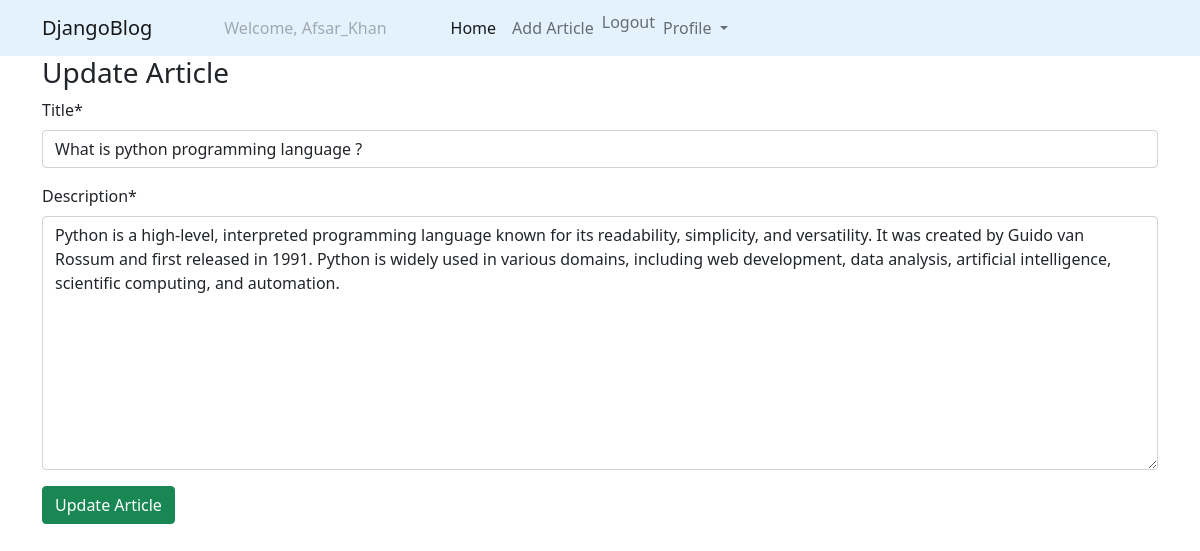
/update/what-is-python-programming-language/ (signed in), run on the app's committed database.
### articles/models.py (models this page shows, shortened)
class Article(models.Model):
    title = models.CharField(max_length=200)
    description = models.TextField()
    slug = models.SlugField(max_length=100, unique=True)
    published = models.DateTimeField(auto_now_add=True)
    author = models.ForeignKey(User, on_delete=models.CASCADE)

### articles/views.py (the view)
# urls.py: path('update/<slug:slug>/', update_article, name='update_article'),
@login_required
def update_article(request, slug):
    article = get_object_or_404(Article, slug=slug)
    form = ArticleUpdateForm(request.POST or None, instance=article)
    if form.is_valid():
        form.save()
        return redirect('article_list')
    return render(request, 'account/update.html' ,{'form': form})

### articles/forms.py
class ArticleUpdateForm(forms.ModelForm):
    class Meta:
        model = Article
        fields = ('title', 'description')

### articles/templates/account/update.html (shortened to what this page needs)
{% extends 'base.html' %}
{% load crispy_forms_tags %}
{% block body %}
<div class="container">
    <h3>Update Article</h3>
    <form action="" method="post">
        {{form | crispy}}
        <input type="submit" value="Update Article" class="btn btn-success">
    </form>
</div>
{% endblock %}

### articles/templates/navbar.html (shortened to what this page needs)
<nav class="navbar navbar-expand-lg navbar-light" style="background-color: #e3f2fd;">
    <div class="container">
        <a class="navbar-brand" href="{% url 'article_list' %}">DjangoBlog</a>
        <div class="collapse navbar-collapse" id="navbarNavDropdown">
            <ul class="navbar-nav">
                {% if request.user.is_authenticated %}
                <li class="nav-item mx-5">
                    <a class="nav-link disabled" href="#">Welcome, {{ request.user.username }}</a>
                </li>
                <li class="nav-item">
                    <a class="nav-link active" aria-current="page" href="{% url 'article_list' %}">Home</a>
                </li>
                <li class="nav-item">
                    <a class="nav-link" href="{% url 'article_form' %}">Add Article</a>
                </li>
                <li class="nav-item">
                    <form method="post" action="{% url 'logout' %}">
                        <button type="submit" class="nav-link btn btn-link" style="display: inline; padding: 0; margin: 0; border: none;">Logout</button>
                    </form>
                </li>
                <li class="nav-item dropdown">
                    <a class="nav-link dropdown-toggle" href="#" id="navbarDropdownMenuLink" role="button" data-bs-toggle="dropdown" aria-expanded="false">
                        Profile
                    </a>
                </li>
                {% endif %}
            </ul>
        </div>
    </div>
</nav>

### data on the page
Article: title "What is python programming language ?", description "Python is a high-level, interpreted programming language known for its readability, simplicity, and versatility. It was created by Guido van Rossum and first released in 1991. Python is widely used in various domains, including web development, data analysis, artificial intelligence, scientific computing, and automation."

### other printed values
{{ request.user.username }} "Afsar_Khan"
